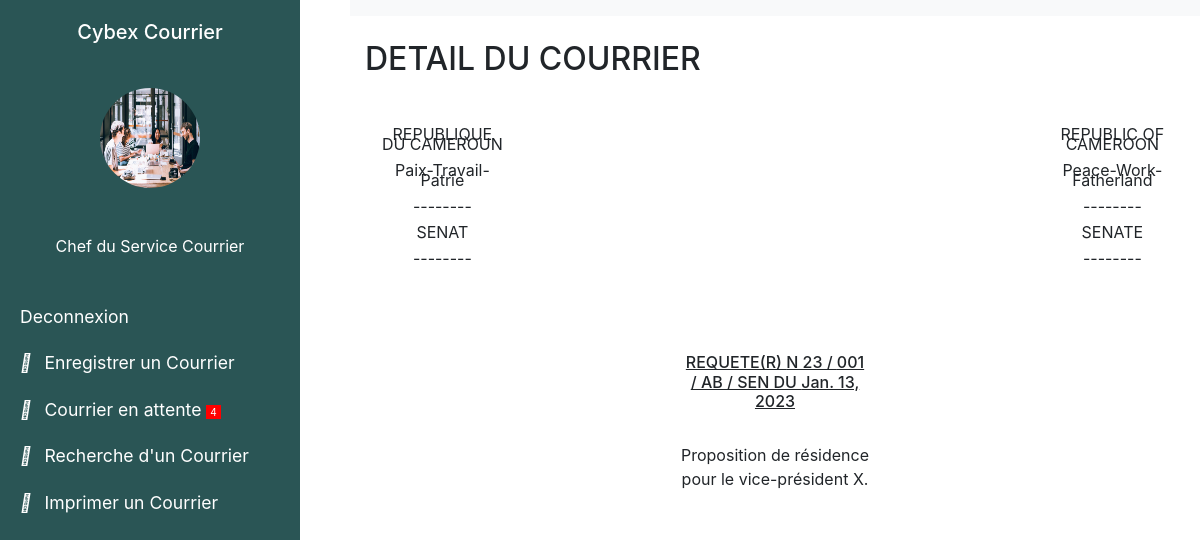
The page /1 on the database its author committed.
### senat/models.py (models this page shows, shortened)
class Courrier(models.Model):
    transmetteur = models.CharField(max_length=150, choices=EMETTEUR)
    recepteur = models.CharField(max_length=100, choices=RECEPTEUR)
    types = models.CharField(max_length=100, choices=TYPES_COURRIERS)
    structure = models.CharField(max_length=100, choices=STRUCTURE, null=True, blank=True)
    code = models.CharField(max_length=100, null=False, blank=False)
    annee = models.CharField(max_length=100, null=True, blank=True)
    date = models.DateField(blank=True, null=True)
    objet = models.CharField(max_length=10000, null=False, blank=False)
    service_traitement = models.CharField(max_length=150, choices=SERVICE_TRAITEMENT)
    mention = models.CharField(max_length=100, choices=MENTION, null=True, blank=True)
    is_active = models.BooleanField(default=True)
    created_at = models.DateTimeField(auto_now_add=True)
    class Meta:
        db_table = "courrier"

### senat/views.py (the view)
# urls.py: path('<int:id>', views.courrier_attente_detail, name='courrier_attente_detail'),
def courrier_attente_detail(request, id):
    obj = get_object_or_404(Courrier, pk=id)
    courrier = Courrier.objects.filter(mention="ETUDE ET COMPTE RENDU", is_active=True)
    count_courrier = courrier.count()
    return render(request, 'courrier_detail.html', {"obj": obj, "count_courrier": count_courrier})

### senat/templates/courrier_detail.html (shortened to what this page needs)
{% load static %}
{% load crispy_forms_tags %}
<!DOCTYPE html>
<html>
<head>
<link rel="stylesheet" href="https://stackpath.bootstrapcdn.com/font-awesome/4.7.0/css/font-awesome.min.css">
<link rel="stylesheet" href="https://stackpath.bootstrapcdn.com/bootstrap/4.3.1/css/bootstrap.min.css">
</head>
<body>
    <div class="wrapper">
        <nav id="sidebar">
            <div class="sidebar-header text-center">
                <h5>Cybex Courrier</h5>
            </div>
            <div class="text-center">
                <img src="{% static 'landing/assets/img/about.jpg' %}" class="img logo rounded-circle mb-3 mt-3" style="width: 100px; height: 100px;">
            </div>
            <p class="text-center" style="color: #fff"> <br> Chef du Service Courrier</p>
            <ul class="list-unstyled components">
                <li class="active">
                    <a href="{% url 'account:index' %}">
                        Deconnexion
                    </a>
                </li>
                <li>
                    <a href="{% url 'senat:chef_service' %}">
                        <i class="fas fa-user mr-2"></i>
                        Enregistrer un Courrier
                    </a>
                </li>
                <li>
                    <a href="{% url 'senat:courrier_attente' %}">
                        <i class="fas fa-user mr-2"></i>
                        Courrier en attente <span style="font-size:10px; border: 1px solid red; padding-left: 3px; padding-right: 3px; border-radius: %; background-color: red">{{ count_courrier }}</span>
                    </a>
                </li>
                <li>
                    <a href="{% url 'senat:search_chef' %}">
                        <i class="fas fa-tasks mr-2"></i>
                        Recherche d'un Courrier
                    </a>
                </li>
                <li>
                    <a href="{% url 'senat:list_courrier' %}">
                        <i class="fas fa-cog mr-2"></i>
                        Imprimer un Courrier
                    </a>
                </li>
            </ul>
        </nav>
        <div id="content" >
            <nav class="navbar navbar-expand-lg navbar-light bg-light">
            </nav>
            <div class="container-fluid">
                <h2 class="mb-4 mt-4">DETAIL DU COURRIER</h2>
                <div class="container">
                    <table class="head">
                        <tr>
                            <td class="head1">
                                <p>REPUBLIQUE DU CAMEROUN</p>
                                <p>Paix-Travail-Patrie</p>
                                <p>--------</p>
                                <p>SENAT</p>
                                <p>--------</p>
                            </td>
                            <td class="head2">
                            </td>
                            <td class="head3">
                                <p>REPUBLIC OF CAMEROON</p>
                                <p>Peace-Work-Fatherland</p>
                                <p>--------</p>
                                <p>SENATE</p>
                                <p>--------</p>
                            </td>
                        </tr>
                    </table>
                    <br><br><br>
                    <table class="obj">
                        <tr>
                            <td class="objet1">
                            </td>
                            <td class="objet">
                                <h6>{{ obj.types }} N 23 / {{ obj.code }} / AB / SEN DU {{ obj.date }}</h6><br>
                                <p>{{ obj.objet }}.
                                </p>
                            </td>
                            <td class="objet2">
                            </td>
                        </tr>
                    </table>
                </div>
            </div>
        </div>
    </div>
</body>
</html>

### senat/templates/courrier_detail.html (style rules this page uses)
.wrapper { display: flex; width: 100%; }
.img { background-size: cover; background-repeat: no-repeat; background-position: center center; }
#sidebar { height: 100%; width: 300px; position: fixed; z-index: 1; top: 0; left: 0; background-color: #2a5555; overflow-x: hidden; transition: all 0.3s; }
#sidebar .sidebar-header { padding: 20px; color: #fff; }
#sidebar ul.components { padding: 20px 0; }
#sidebar ul li a { padding: 10px; padding-left: 20px; font-size: 1.1em; display: block; color: #fff; text-decoration: none; }
#content { width: 100%; padding-left: 350px; transition: all 0.3s; }
.head { margin-top: 50px; }
.head1 { text-align: center; line-height: 10px; }
.head2 { width: 550px; }
.head3 { text-align: center; line-height: 10px; }
.objet { text-align: center; }
.objet h6 { text-decoration: underline; }
.objet1 { width: 300px; }
.objet2 { width: 300px; }

### rows shown on the page
Courrier: types "REQUETE(R)", code "001", date "Jan. 13, 2023", objet "Proposition de résidence pour le vice-président X"

### other values the page prints
{{ count_courrier }} "4"
